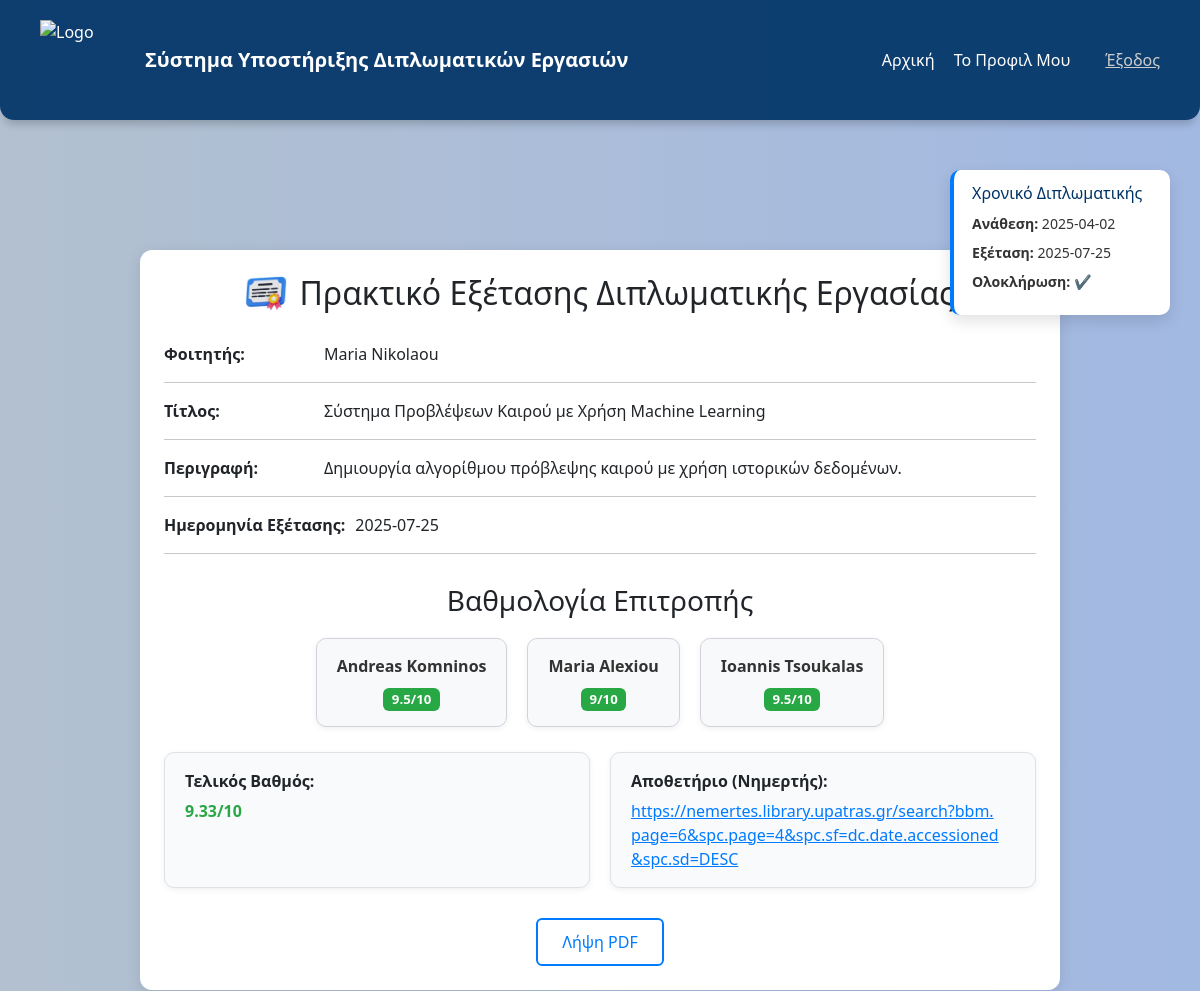
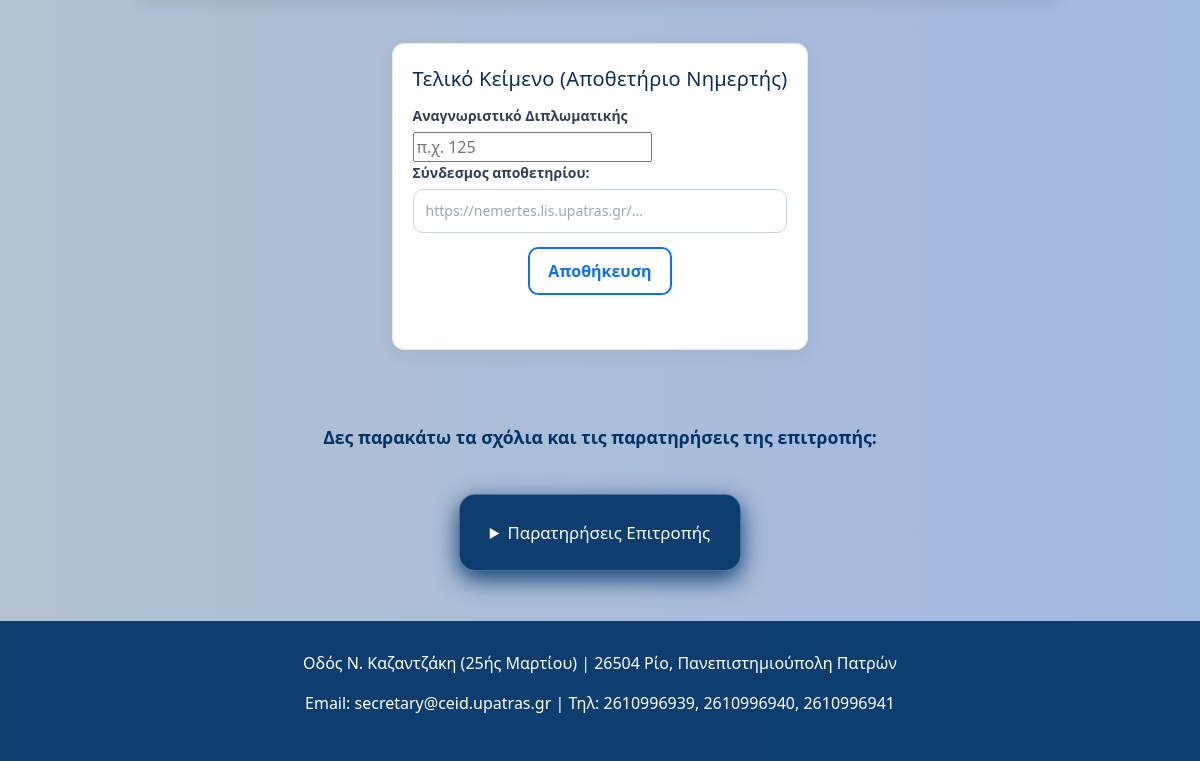
The app's page /student/thesis_exam_report.php?thesis_id=5 (signed in) with its own data (2 pictures, top to bottom).
### tables this page shows
CREATE TABLE `exam_results` (
  `result_id` int(11) NOT NULL,
  `thesis_id` int(11) NOT NULL,
  `professor_id` int(11) DEFAULT NULL,
  `grade` decimal(3,2) DEFAULT NULL,
  `report` text DEFAULT NULL,
  `exam_date` date NOT NULL,
  `created_at` timestamp NOT NULL DEFAULT current_timestamp()
);

CREATE TABLE `committees` (
  `committee_id` int(11) NOT NULL,
  `thesis_id` int(11) NOT NULL,
  `supervisor_id` int(11) NOT NULL,
  `member1_id` int(11) NOT NULL,
  `member2_id` int(11) NOT NULL
);

CREATE TABLE `theses` (
  `thesis_id` int(11) NOT NULL,
  `title` varchar(255) NOT NULL,
  `description` text DEFAULT NULL,
  `status` enum('Υπό Ανάθεση','Ενεργή','Υπό Εξέταση','Περατωμένη','Ακυρωμένη') NOT NULL,
  `start_date` date DEFAULT NULL,
  `cancel_gs_year` int(11) DEFAULT NULL,
  `assign_gs_year` int(11) DEFAULT NULL,
  `cancel_gs_number` int(11) DEFAULT NULL,
  `assign_gs_number` int(11) DEFAULT NULL,
  `end_date` date DEFAULT NULL,
  `final_grade` decimal(3,2) DEFAULT NULL,
  `student_id` int(11) DEFAULT NULL,
  `supervisor_id` int(11) DEFAULT NULL,
  `repository_link` varchar(255) DEFAULT NULL,
  `cancellation_reason` text DEFAULT NULL,
  `cancellation_ga_number` varchar(50) DEFAULT NULL,
  `cancellation_ga_year` int(11) DEFAULT NULL,
  `approval_gs_number` varchar(20) DEFAULT NULL,
  `links` longtext DEFAULT '[]' CHECK (json_valid(`links`)),
  `topic_pdf` varchar(255) DEFAULT NULL
);

### student/thesis_exam_report.php (the view, shortened to what this page needs)
<?php
$dsn = "mysql:host=localhost;dbname=vasst";
$dbuser = "root";
$dbpass = "";
try {
    $pdo = new PDO($dsn, $dbuser, $dbpass);
    $pdo->setAttribute(PDO::ATTR_ERRMODE, PDO::ERRMODE_EXCEPTION);
    $thesis_id = isset($_GET['thesis_id']) ? intval($_GET['thesis_id']) : 0;
    $stmt = $pdo->prepare("
        SELECT
            t.title,
            t.description,
            t.final_grade,
            t.repository_link,
            CONCAT(s.name, ' ', s.surname) AS student_name,
            CONCAT(p1.name, ' ', p1.surname) AS sup_name, c.supervisor_id,
            CONCAT(p2.name, ' ', p2.surname) AS mem1_name, c.member1_id,
            CONCAT(p3.name, ' ', p3.surname) AS mem2_name, c.member2_id
        FROM theses t
        JOIN students s   ON s.student_id = t.student_id
        JOIN committees c ON c.thesis_id = t.thesis_id
        JOIN professors p1 ON p1.professor_id = c.supervisor_id
        JOIN professors p2 ON p2.professor_id = c.member1_id
        JOIN professors p3 ON p3.professor_id = c.member2_id
        WHERE t.thesis_id = :thesis_id
    ");
    $stmt->execute(['thesis_id' => $thesis_id]);
    $thesis = $stmt->fetch(PDO::FETCH_ASSOC);
    $grades_stmt = $pdo->prepare("SELECT professor_id, grade, exam_date FROM exam_results WHERE thesis_id = :thesis_id");
    $grades_stmt->execute(['thesis_id' => $thesis_id]);
    $grades = $grades_stmt->fetchAll(PDO::FETCH_ASSOC);
    $grade_map = [];
    foreach ($grades as $g) {
        $grade_map[$g['professor_id']] = [
            'grade' => is_numeric($g['grade']) ? (float)$g['grade'] : null,
            'exam_date' => $g['exam_date']
        ];
    }
    $exam_date = $grades[0]['exam_date'];
    function getBadgeClass($grade) {
        if ($grade >= 8) return 'green';
        return 'red';
    }
} catch (PDOException $e) {
    die("Σφάλμα DB: " . $e->getMessage());
}
?>
<!DOCTYPE html>
<html lang="el">
<head>
    <header class="site-header">
  <div class="left">
    <img src="ceid_logo.png" alt="Logo" class="logo">
    <span class="system-name">Σύστημα Υποστήριξης Διπλωματικών Εργασιών</span>
  </div>
  <div class="right">
    <nav>
      <a href="student_home.php">Αρχική</a>
      <a href="profile_edit.php">Το Προφιλ Μου</a>
    </nav>
    <span class="user-info"> <a href="loginn.php" style="color: #ccc">Έξοδος</a></span>
  </div>
</header>
</head>
<body>
<div class="timeline-box">
    <h5>Χρονικό Διπλωματικής</h5>
    <ul>
        <li><strong>Ανάθεση:</strong> 2025-04-02</li>
        <li><strong>Εξέταση:</strong> <?= htmlspecialchars($exam_date) ?></li>
        <li><strong>Ολοκλήρωση:</strong> ✔️</li>
    </ul>
</div>
<div class="panel">
    <div style="display: flex; align-items: center; justify-content: center; gap: 12px; margin-bottom: 30px;">
        <img src="degree.png" alt="Icon" style="width: 42px;">
        <h2 style="margin: 0;">Πρακτικό Εξέτασης Διπλωματικής Εργασίας</h2>
    </div>
    <div class="info-row"><span class="label">Φοιτητής:</span> <span><?= htmlspecialchars($thesis['student_name']) ?></span></div>
    <hr>
    <div class="info-row"><span class="label">Τίτλος:</span> <span><?= htmlspecialchars($thesis['title']) ?></span></div>
    <hr>
    <div class="info-row"><span class="label">Περιγραφή:</span> <span><?= htmlspecialchars($thesis['description']) ?></span></div>
    <hr>
    <div class="info-row"><span class="label">Ημερομηνία Εξέτασης:</span> <span><?= htmlspecialchars($exam_date) ?></span></div>
    <hr>
    <h3 style="margin-top: 30px; text-align: center;">Βαθμολογία Επιτροπής</h3>
    <div class="grades-boxes">
        <?php
        $professors = [
            ['name' => $thesis['sup_name'],  'id' => $thesis['supervisor_id']],
            ['name' => $thesis['mem1_name'], 'id' => $thesis['member1_id']],
            ['name' => $thesis['mem2_name'], 'id' => $thesis['member2_id']]
        ];
        foreach ($professors as $prof) {
            $grade = $grade_map[$prof['id']]['grade'] ?? null;
            $badgeClass = $grade ? getBadgeClass($grade) : '';
            $displayGrade = $grade ? "<span class='badge $badgeClass'>{$grade}/10</span>" : "–";
            echo "<div class='grade-card'>
                    <div class='grade-name tooltip-name' data-tooltip='Καθηγητής της επιτροπής'>".htmlspecialchars($prof['name'])."</div>
                    <div class='grade-score'>$displayGrade</div>
                  </div>";
        }
        ?>
    </div>
    <div style="display: flex; gap: 20px; margin-top: 25px; flex-wrap: wrap;">
        <div class="info-card">
            <div class="label">Τελικός Βαθμός:</div>
            <div id="finalScore" data-score="<?= htmlspecialchars($thesis['final_grade']) ?>"></div>
        </div>
        <?php if ($thesis['repository_link']): ?>
        <div class="info-card">
            <div class="label">Αποθετήριο (Νημερτής):</div>
            <div style="display: flex; align-items: center; gap: 15px;">
                <a href="<?= htmlspecialchars($thesis['repository_link']) ?>" target="_blank">
                    <?= htmlspecialchars($thesis['repository_link']) ?>
                </a>
            </div>
        </div>
        <?php endif; ?>
    </div>
    <div style="text-align: center; margin-top: 30px;">
    <button id="downloadPdfBtn" class="download-btn">Λήψη PDF</button>
</div>
</div>
<div class="form-container repo-card">
  <h2>Τελικό Κείμενο (Αποθετήριο Νημερτής)</h2>
  <label for="repo_thesis_id" class="repo-label">Αναγνωριστικό Διπλωματικής</label>
  <input type="number" id="repo_thesis_id" class="repo-input" placeholder="π.χ. 125" min="1" required>
  <div class="form-group">
    <label for="repository_link">Σύνδεσμος αποθετηρίου:</label>
    <input type="url" id="repository_link" placeholder="https://nemertes.lis.upatras.gr/...">
  </div>
  <div class="form-group button-center">
    <button id="save_repo_btn" type="button" class="btn-submit btn-soft-blue">Αποθήκευση</button>
  </div>
  <div id="repo_msg" style="text-align:center; margin-top:8px; font-weight:600;"></div>
</div>
<div id="commentIntro" style="
    text-align: center;
    font-size: 1.1rem;
    font-weight: 600;
    margin-top: 50px;
    margin-bottom: 14px;
    opacity: 0;
    color: #003366;
    transition: opacity 1s ease;
">
    Δες παρακάτω τα σχόλια και τις παρατηρήσεις της επιτροπής:
</div>
<details class="comment-block">
  <summary> Παρατηρήσεις Επιτροπής</summary>
</details>
<link href="https://cdn.jsdelivr.net/npm/bootstrap@5.3.0/dist/css/bootstrap.min.css" rel="stylesheet">
<footer>
    <p>Οδός Ν. Καζαντζάκη (25ής Μαρτίου) | 26504 Ρίο, Πανεπιστημιούπολη Πατρών</p>
    <p>Email: secretary@ceid.upatras.gr | Τηλ: 2610996939, 2610996940, 2610996941</p>
</footer>
</body>
</html>

### records on screen
exam_results: exam_date "2025-07-25"
committees: thesis.title "Σύστημα Προβλέψεων Καιρού με Χρήση Machine Learning", thesis.description "Δημιουργία αλγορίθμου πρόβλεψης καιρού με χρήση ιστορικών δεδομένων.", name "Andreas Komninos", supervisor "9.5", name "Maria Alexiou", member1 "9", name "Ioannis Tsoukalas", member2 "9.5", thesis.repository_link "https://nemertes.library.upatras.gr/search?bbm.page=6&spc.page=4&spc.sf=dc.date.accessioned&spc.sd=DESC"

### other values on screen
$thesis['student_name'] "Μaria Nikolaou"
